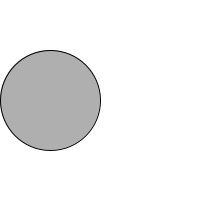
Frame 1 (no input)
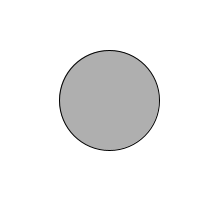
Frame 60 (the mouse pressed at the canvas centre just before this capture)
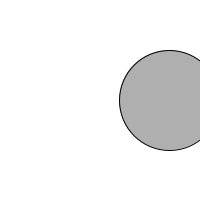
Frame 120 (the mouse held since frame 60 and released just before this capture)

The Processing sketch that drew these frames (run headless with seeded random() and noise(); from frame 60 on, the mouse is pressed at the canvas centre):

// Processing sketch: day_1_1
// ── day_1_1.pde
int circleX = 50;//assigns 
int circleY = 100;//assigns 

void setup(){ //runs it
  size(200,200); //makes the size
 
}
void draw(){
  background(255);//backgroundcolor
  stroke(0);
  fill(175);
  ellipse(circleX,circleY,100,100);//makes a circle 
  
  //circleX = circleX + 2;
  circleX++;//makes it move 

}
